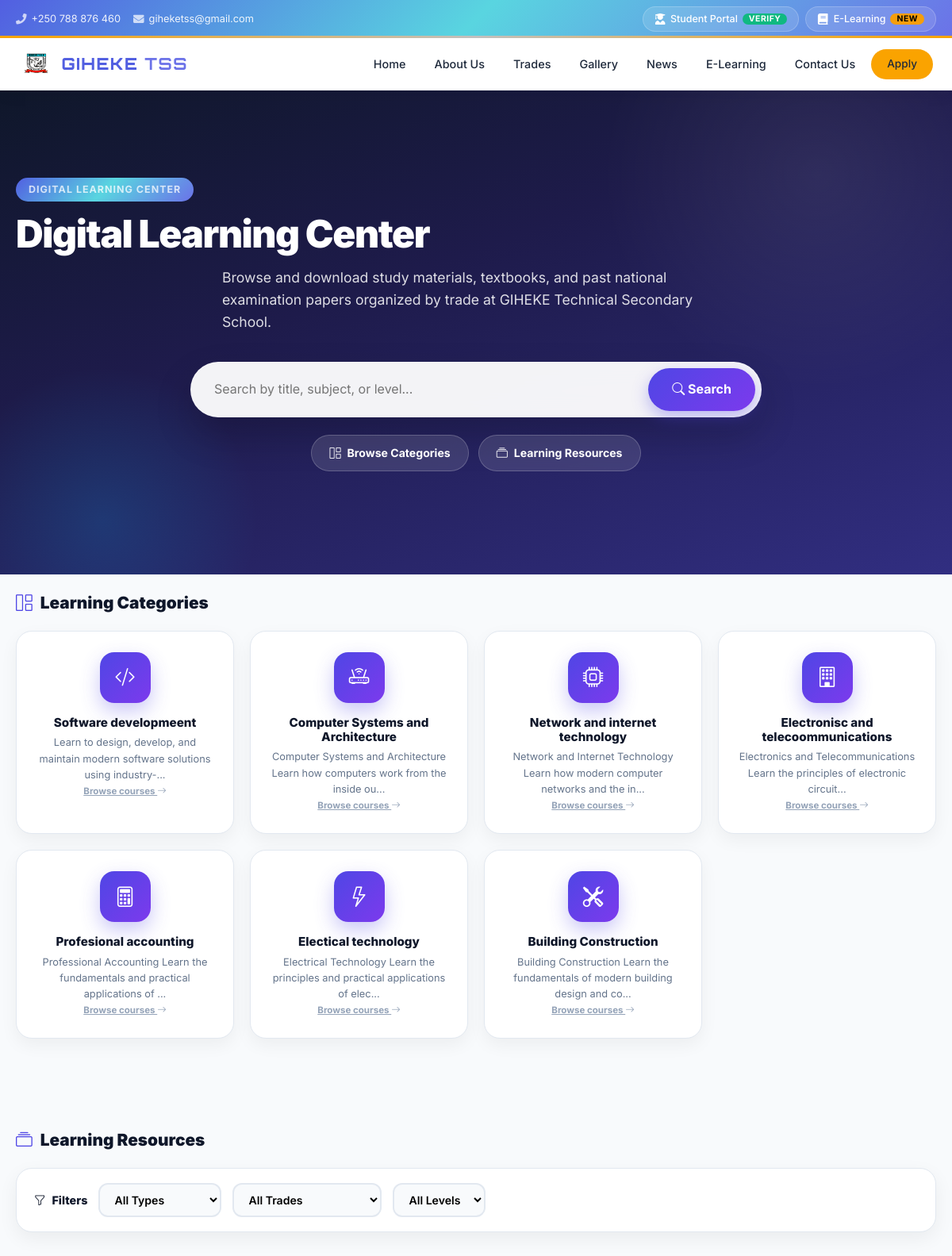
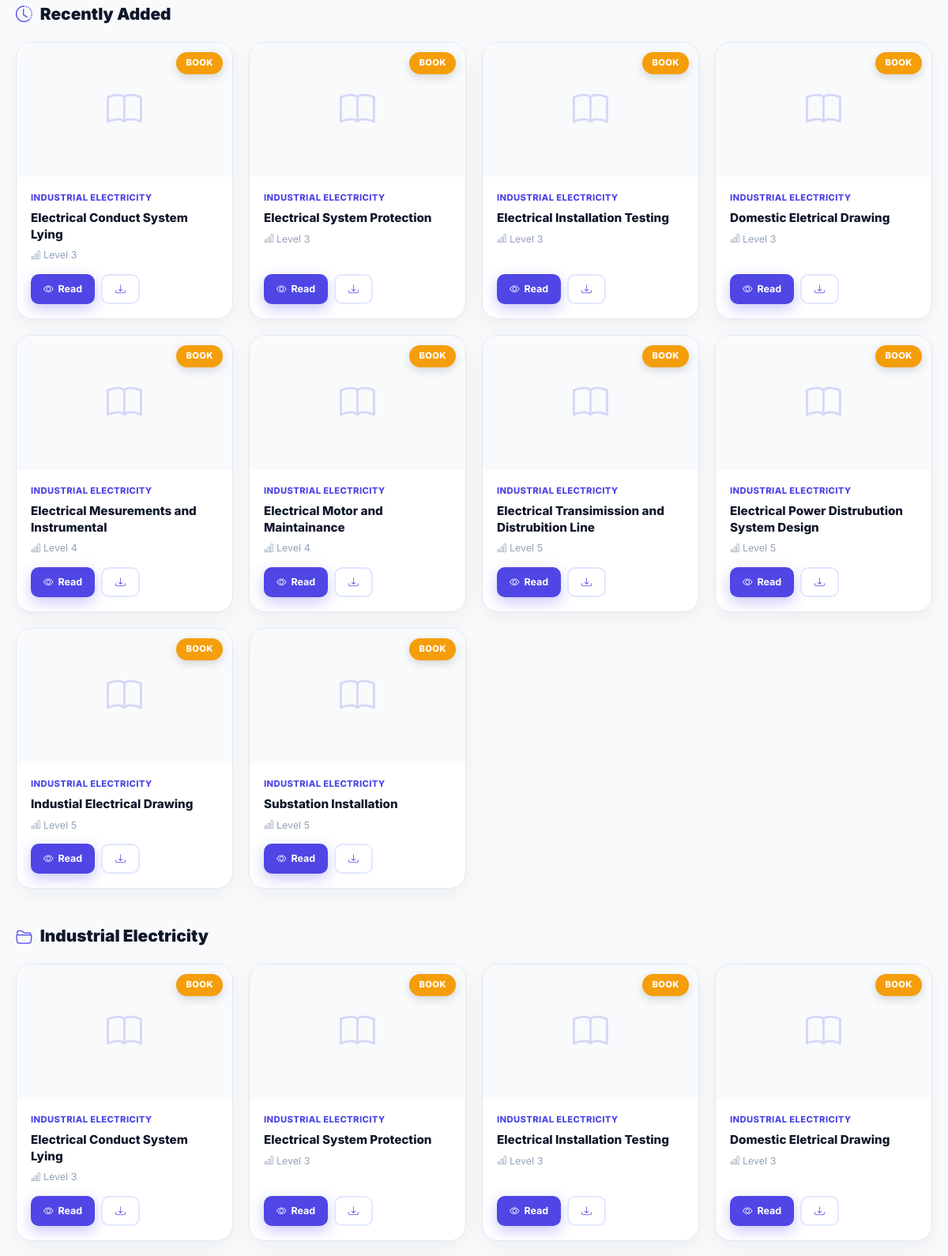
Page /elearning.php (upper part) on the committed database (2 pictures, top to bottom).
### tables this page shows
CREATE TABLE `tbl_trades` (
  `id` int(11) NOT NULL,
  `name` varchar(200) NOT NULL,
  `description` text DEFAULT NULL,
  `duration` varchar(50) DEFAULT '3 Years',
  `icon` varchar(50) DEFAULT 'bi bi-tools',
  `image` varchar(255) DEFAULT NULL,
  `sort_order` int(11) DEFAULT 0,
  `is_active` tinyint(1) DEFAULT 1,
  `created_at` timestamp NOT NULL DEFAULT current_timestamp(),
  `updated_at` timestamp NOT NULL DEFAULT current_timestamp() ON UPDATE current_timestamp()
);

CREATE TABLE `tbl_books` (
  `id` int(11) NOT NULL,
  `BookTitle` varchar(255) NOT NULL,
  `BookLevel` varchar(255) NOT NULL,
  `BookDepartment` varchar(255) NOT NULL,
  `BookUrl` varchar(255) NOT NULL,
  `featured_image` varchar(500) DEFAULT NULL,
  `featured_image_type` varchar(10) DEFAULT NULL,
  `title` varchar(500) DEFAULT NULL,
  `category` varchar(50) DEFAULT 'Book',
  `level` varchar(50) DEFAULT NULL,
  `department` varchar(500) DEFAULT NULL,
  `file_path` varchar(500) DEFAULT NULL,
  `file_type` varchar(50) DEFAULT 'pdf',
  `description` text DEFAULT NULL,
  `created_at` timestamp NOT NULL DEFAULT current_timestamp(),
  `updated_at` timestamp NOT NULL DEFAULT current_timestamp()
);

### elearning.php (the view, shortened to what this page needs)
<?php
include('admin/includes/connection.php');
$recent = mysqli_query($conn, "SELECT * FROM tbl_books ORDER BY created_at DESC LIMIT 10");
$trades_categories = mysqli_query($conn, "SELECT * FROM tbl_trades WHERE is_active=1 ORDER BY sort_order ASC");
?>
<!DOCTYPE html>
<html lang="en">
<head>
    <link rel="stylesheet" href="https://cdn.jsdelivr.net/npm/bootstrap-icons@1.10.0/font/bootstrap-icons.css">
    <link href="assets/vendor/aos/aos.css" rel="stylesheet">
    <link href="assets/vendor/bootstrap/css/bootstrap.min.css" rel="stylesheet">
    <link href="assets/vendor/bootstrap-icons/bootstrap-icons.css" rel="stylesheet">
    <link href="assets/haip-theme.css" rel="stylesheet">
</head>
<body>
<?php include('includes/haip-header.php'); ?>
<section class="el-hero">
    <div class="container-haip">
        <div class="el-hero-content" data-aos="fade-up">
            <span class="section-label" style="color: rgba(255,255,255,0.75);">Digital Learning Center</span>
            <h1>Digital Learning Center</h1>
            <p>Browse and download study materials, textbooks, and past national examination papers organized by trade at GIHEKE Technical Secondary School.</p>
            <div class="search-card">
                <input type="text" id="searchInput" placeholder="Search by title, subject, or level..." aria-label="Search books and past papers">
                <button onclick="filterResources()" aria-label="Search"><i class="bi bi-search"></i> Search</button>
            </div>
            <div class="el-quick-actions" style="margin-top: 22px;">
                <a href="#categories" class="el-quick-btn"><i class="bi bi-grid-1x2"></i> Browse Categories</a>
                <a href="#resources" class="el-quick-btn"><i class="bi bi-collection"></i> Learning Resources</a>
            </div>
        </div>
    </div>
</section>
<section class="section-haip" style="padding-top: 24px;">
    <div class="container-haip">
        <div class="section-head" data-aos="fade-up">
            <h3><i class="bi bi-grid-1x2"></i> Learning Categories</h3>
        </div>
        <div class="cat-grid" data-aos="fade-up">
            <?php if ($trades_categories && mysqli_num_rows($trades_categories) > 0): ?>
            <?php
            $icons = ['bi bi-code-slash','bi bi-router','bi bi-cpu','bi bi-building','bi bi-calculator','bi bi-lightning','bi bi-tools'];
            $i = 0;
            while($tc = mysqli_fetch_assoc($trades_categories)):
                $icon = $icons[$i % count($icons)]; $i++;
            ?>
            <div class="cat-card">
                <div class="cat-icon"><i class="<?php echo $icon; ?>"></i></div>
                <h4><?php echo htmlspecialchars($tc['name']); ?></h4>
                <p><?php echo htmlspecialchars(mb_substr($tc['description'] ?? 'Develop practical skills in this hands-on program.', 0, 80)); ?>...</p>
                <a href="#resources" class="cat-count" onclick="browseCategory('<?php echo htmlspecialchars($tc['name'], ENT_QUOTES); ?>'); return false;">Browse courses <i class="bi bi-arrow-right"></i></a>
            </div>
            <?php endwhile; ?>
            <?php else: ?>
            <div class="empty-state" style="grid-column:1/-1;"><i class="bi bi-grid-1x2"></i><h3>Categories coming soon</h3><p>Trade categories will appear once configured by the administration.</p></div>
            <?php endif; ?>
        </div>
    </div>
</section>
<section class="section-haip" id="resources" style="padding-top: 36px;">
    <div class="container-haip">
        <div class="section-head" data-aos="fade-up">
            <h3><i class="bi bi-collection"></i> Learning Resources</h3>
        </div>
        <div class="filter-card" data-aos="fade-up">
            <label><i class="bi bi-funnel"></i> Filters</label>
            <select class="filter-select" id="typeFilter">
                <option value="all">All Types</option>
            </select>
            <select class="filter-select" id="deptFilter">
                <option value="all">All Trades</option>
            </select>
            <select class="filter-select" id="levelFilter">
                <option value="all">All Levels</option>
            </select>
        </div>
        <?php if(mysqli_num_rows($recent) > 0): ?>
        <div data-aos="fade-up">
            <div class="section-head">
                <h3><i class="bi bi-clock-history"></i> Recently Added</h3>
            </div>
            <div class="res-grid" id="recentGrid">
                <?php while($r = mysqli_fetch_assoc($recent)):
                    $badgeClass = ($r['category'] == 'Past Paper') ? 'paper' : '';
                    $isVideo = ($r['file_type'] == 'video');
                    $isYoutube = $isVideo && !empty($r['video_url']);
                    $videoHref = $isYoutube ? $r['video_url'] : $r['file_path'];
                    $icon = $isVideo ? 'bi bi-play-circle' : (($r['category'] == 'Past Paper') ? 'bi bi-file-earmark-pdf' : 'bi bi-book');
                ?>
                <div class="res-card" data-type="<?php echo htmlspecialchars($r['category']); ?>" data-dept="<?php echo htmlspecialchars($r['department']); ?>" data-level="<?php echo htmlspecialchars($r['level']); ?>">
                    <div class="res-card-thumb">
                        <?php if (!empty($r['featured_image'])): ?>
                            <img src="<?php echo htmlspecialchars($r['featured_image']); ?>" alt="<?php echo htmlspecialchars($r['title']); ?>" loading="lazy">
                        <?php else: ?>
                            <i class="<?php echo $icon; ?>"></i>
                        <?php endif; ?>
                        <?php if ($isVideo): ?><span class="type-badge" style="background:#dc2626;">Video</span><?php else: ?><span class="type-badge <?php echo $badgeClass; ?>"><?php echo htmlspecialchars($r['category']); ?></span><?php endif; ?>
                    </div>
                    <div class="res-card-body">
                        <div class="res-cat"><?php echo htmlspecialchars($r['department']); ?></div>
                        <h4><?php echo htmlspecialchars($r['title']); ?></h4>
                        <div class="res-meta"><i class="bi bi-bar-chart"></i> <?php echo htmlspecialchars($r['level']); ?> </div>
                        <div class="res-actions">
                            <?php if ($isVideo): ?>
                            <a href="#" class="btn-res btn-res-primary" data-video-url="<?php echo htmlspecialchars($videoHref, ENT_QUOTES); ?>" data-video-youtube="<?php echo $isYoutube ? '1' : '0'; ?>" data-video-title="<?php echo htmlspecialchars($r['title'], ENT_QUOTES); ?>" onclick="openVideo(this.dataset.videoUrl, this.dataset.videoYoutube === '1', this.dataset.videoTitle); return false;"><i class="bi bi-play-circle"></i> Watch</a>
                            <?php if (!$isYoutube): ?><a href="<?php echo htmlspecialchars($r['file_path']); ?>" download class="btn-res btn-res-ghost"><i class="bi bi-download"></i></a><?php endif; ?>
                            <?php else: ?>
                            <a href="<?php echo htmlspecialchars($r['file_path']); ?>" target="_blank" class="btn-res btn-res-primary"><i class="bi bi-eye"></i> Read</a>
                            <a href="<?php echo htmlspecialchars($r['file_path']); ?>" download class="btn-res btn-res-ghost"><i class="bi bi-download"></i></a>
                            <?php endif; ?>
                        </div>
                    </div>
                </div>
                <?php endwhile; ?>
            </div>
        </div>
        <?php endif; ?>
        <?php
        $dept_list2 = mysqli_query($conn, "SELECT DISTINCT department FROM tbl_books WHERE 1 ORDER BY department");
        while($dept = mysqli_fetch_assoc($dept_list2)):
            $dept_name = $dept['department'];
            $books = mysqli_query($conn, "SELECT * FROM tbl_books WHERE department = '$dept_name' ORDER BY created_at DESC LIMIT 10");
            if(mysqli_num_rows($books) > 0):
        ?>
        <div style="margin-top: 48px;" data-aos="fade-up">
            <div class="section-head">
                <h3><i class="bi bi-folder2-open"></i> <?php echo htmlspecialchars($dept_name); ?></h3>
            </div>
            <div class="res-grid">
                <?php while($b = mysqli_fetch_assoc($books)):
                    $badgeClass = ($b['category'] == 'Past Paper') ? 'paper' : '';
                    $isVideo = ($b['file_type'] == 'video');
                    $isYoutube = $isVideo && !empty($b['video_url']);
                    $videoHref = $isYoutube ? $b['video_url'] : $b['file_path'];
                    $icon = $isVideo ? 'bi bi-play-circle' : (($b['category'] == 'Past Paper') ? 'bi bi-file-earmark-pdf' : 'bi bi-book');
                ?>
                <div class="res-card" data-type="<?php echo htmlspecialchars($b['category']); ?>" data-dept="<?php echo htmlspecialchars($b['department']); ?>" data-level="<?php echo htmlspecialchars($b['level']); ?>">
                    <div class="res-card-thumb">
                        <?php if (!empty($b['featured_image'])): ?>
                            <img src="<?php echo htmlspecialchars($b['featured_image']); ?>" alt="<?php echo htmlspecialchars($b['title']); ?>" loading="lazy">
                        <?php else: ?>
                            <i class="<?php echo $icon; ?>"></i>
                        <?php endif; ?>
                        <?php if ($isVideo): ?><span class="type-badge" style="background:#dc2626;">Video</span><?php else: ?><span class="type-badge <?php echo $badgeClass; ?>"><?php echo htmlspecialchars($b['category']); ?></span><?php endif; ?>
                    </div>
                    <div class="res-card-body">
                        <div class="res-cat"><?php echo htmlspecialchars($b['department']); ?></div>
                        <h4><?php echo htmlspecialchars($b['title']); ?></h4>
                        <div class="res-meta"><i class="bi bi-bar-chart"></i> <?php echo htmlspecialchars($b['level']); ?> </div>
                        <div class="res-actions">
                            <?php if ($isVideo): ?>
                            <a href="#" class="btn-res btn-res-primary" data-video-url="<?php echo htmlspecialchars($videoHref, ENT_QUOTES); ?>" data-video-youtube="<?php echo $isYoutube ? '1' : '0'; ?>" data-video-title="<?php echo htmlspecialchars($b['title'], ENT_QUOTES); ?>" onclick="openVideo(this.dataset.videoUrl, this.dataset.videoYoutube === '1', this.dataset.videoTitle); return false;"><i class="bi bi-play-circle"></i> Watch</a>
                            <?php if (!$isYoutube): ?><a href="<?php echo htmlspecialchars($b['file_path']); ?>" download class="btn-res btn-res-ghost"><i class="bi bi-download"></i></a><?php endif; ?>
                            <?php else: ?>
                            <a href="<?php echo htmlspecialchars($b['file_path']); ?>" target="_blank" class="btn-res btn-res-primary"><i class="bi bi-eye"></i> Read</a>
                            <a href="<?php echo htmlspecialchars($b['file_path']); ?>" download class="btn-res btn-res-ghost"><i class="bi bi-download"></i></a>
                            <?php endif; ?>
                        </div>
                    </div>
                </div>
                <?php endwhile; ?>
            </div>
        </div>
        <?php endif; endwhile; ?>
    </div>
</section>
</body>
</html>

### includes/haip-header.php (shortened to what this page needs)
<?php
$current_page = basename($_SERVER['PHP_SELF']);
$active_home = ($current_page == 'index.php') ? 'active' : '';
$base_url = (isset($_SERVER['HTTPS']) ? 'https://' : 'http://') . $_SERVER['HTTP_HOST'] . '/Giheke';
if (!isset($siteSettings)) {
    $siteSettings = [];
}
?>
<div class="top-bar">
    <div class="container-haip">
        <div class="top-content">
            <div class="top-left">
                <div class="contact-info">
<?php
$header_phone = $siteSettings['site_phone'] ?? '+250 788 876 460';
$header_email = $siteSettings['site_email'] ?? 'giheketss@gmail.com';
?>
                    <a href="tel:<?php echo htmlspecialchars(preg_replace('/[^0-9]/', '', $header_phone)); ?>" class="contact-itemaa">
                        <?php echo htmlspecialchars($header_phone); ?>
                    </a>
                    <a href="mailto:<?php echo htmlspecialchars($header_email); ?>" class="contact-itemaa">
                        <?php echo htmlspecialchars($header_email); ?>
                    </a>
                </div>
            </div>
            <div class="top-right">
                <div class="quick-links">
                    <a href="<?php echo $base_url; ?>/student-verification.php" class="quick-link">
                        <span class="quick-icon"></span>
                        <span class="quick-text">Student Portal</span>
                        <span class="badge badge-success">VERIFY</span>
                    </a>
                    <a href="<?php echo $base_url; ?>/elearning.php" class="quick-link">
                        <span class="quick-icon"></span>
                        <span class="quick-text">E-Learning</span>
                        <span class="badge badge-warning">NEW</span>
                    </a>
                </div>
            </div>
        </div>
    </div>
</div>
<nav class="navbar-haip" id="mainNavbar">
    <div class="container-haip">
        <a href="<?php echo $base_url; ?>/index.php" class="logo-haip">
            <img src="<?php echo $base_url; ?>/<?php echo htmlspecialchars($siteSettings['site_logo'] ?? 'img/giheke logo.webp'); ?>" alt="GIHEKE Logo">
            <div class="logo-text"><?php echo htmlspecialchars($siteSettings['site_name'] ?? 'GIHEKE'); ?><span> TSS</span></div>
        </a>
        <ul class="nav-menu" id="navLinks">
            <li class="<?php echo $active_home; ?>"><a href="<?php echo $base_url; ?>/index.php">Home</a></li>
            <li><a href="<?php echo $base_url; ?>/index.php#about">About Us</a></li>
            <li><a href="<?php echo $base_url; ?>/index.php#team">Trades</a></li>
            <li><a href="<?php echo $base_url; ?>/gallery.php">Gallery</a></li>
            <li><a href="<?php echo $base_url; ?>/blog/blog.php">News</a></li>
            <li><a href="<?php echo $base_url; ?>/elearning.php">E-Learning</a></li>
            <li><a href="<?php echo $base_url; ?>/index.php#contact">Contact Us</a></li>
            <li><a href="<?php echo $base_url; ?>/SchoolApplication.php" class="btn-haip btn-haip-primary" style="padding:8px 20px;font-size:0.85rem;">Apply</a></li>
        </ul>
    </div>
</nav>

### includes/haip-header.php (style rules this page uses)
:root { --font-futuristic: 'Orbitron', 'Segoe UI', Tahoma, sans-serif; --font-modern: 'Inter', 'Segoe UI', system-ui, -apple-system, sans-serif; }
body { font-family: var(--font-modern); }
.logo-haip .logo-text { font-family: var(--font-futuristic) !important; letter-spacing: 1.5px !important; text-transform: uppercase; }
.logo-haip .logo-text span { font-family: var(--font-futuristic) !important; font-weight: 700 !important; letter-spacing: 1.5px !important; }
.navbar-haip { transition: background 0.35s ease, box-shadow 0.35s ease, padding 0.35s ease !important; }

### rows in the picture
tbl_trades: name "Software developmeent", description "Learn to design, develop, and maintain modern software solutions using industry-"
tbl_trades: name "Computer Systems and Architecture", description "Computer Systems and Architecture Learn how computers work from the inside ou"
tbl_trades: name "Network and internet technology", description "Network and Internet Technology Learn how modern computer networks and the in"
tbl_trades: name "Electronisc and telecoommunications", description "Electronics and Telecommunications Learn the principles of electronic circuit"
tbl_trades: name "Profesional accounting", description "Professional Accounting Learn the fundamentals and practical applications of"
tbl_trades: name "Electical technology", description "Electrical Technology Learn the principles and practical applications of elec"
tbl_trades: name "Building Construction", description "Building Construction Learn the fundamentals of modern building design and co"
tbl_books: category "BOOK", department "INDUSTRIAL ELECTRICITY", title "Electrical Conduct System Lying", level "Level 3"
tbl_books: category "BOOK", department "INDUSTRIAL ELECTRICITY", title "Electrical System Protection", level "Level 3"
tbl_books: category "BOOK", department "INDUSTRIAL ELECTRICITY", title "Electrical Installation Testing", level "Level 3"
tbl_books: category "BOOK", department "INDUSTRIAL ELECTRICITY", title "Domestic Eletrical Drawing", level "Level 3"
tbl_books: category "BOOK", department "INDUSTRIAL ELECTRICITY", title "Electrical Mesurements and Instrumental", level "Level 4"
tbl_books: category "BOOK", department "INDUSTRIAL ELECTRICITY", title "Electrical Motor and Maintainance", level "Level 4"
tbl_books: category "BOOK", department "INDUSTRIAL ELECTRICITY", title "Electrical Transimission and Distrubition Line", level "Level 5"
tbl_books: category "BOOK", department "INDUSTRIAL ELECTRICITY", title "Electrical Power Distrubution System Design", level "Level 5"
tbl_books: category "BOOK", department "INDUSTRIAL ELECTRICITY", title "Industial Electrical Drawing", level "Level 5"
tbl_books: category "BOOK", department "INDUSTRIAL ELECTRICITY", title "Substation Installation", level "Level 5"

### other values in the picture
$header_phone "+250 788 876 460"
$header_email "giheketss@gmail.com"
$siteSettings['site_name'] "GIHEKE"
$dept_name "Industrial Electricity"
